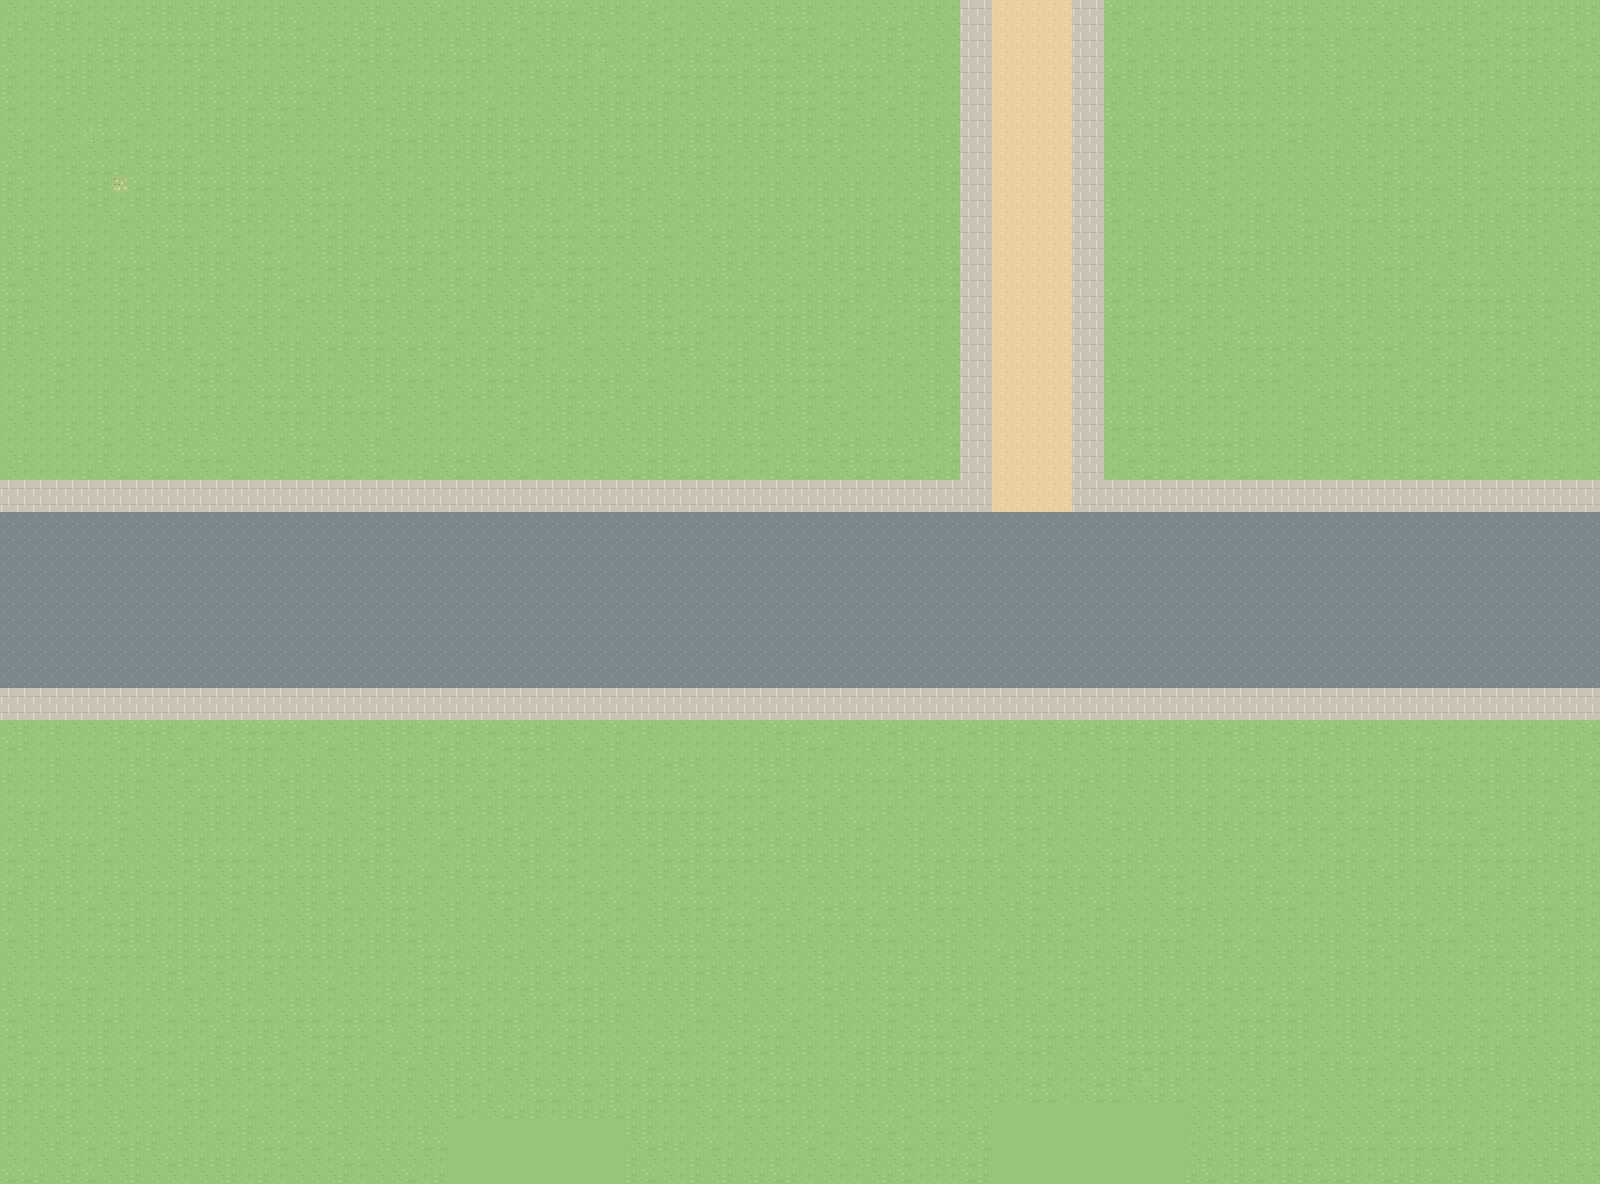

This is a level from a 2D game, rendered from its Tiled map with the project's own tilesets. A one-line summary and the map file follow, with tile-layer data summarised:
An orthogonal 100x74 tile map with 16x16 px tiles, 4 tile layers (Ground, Landscape, Roads, BuildingPads), 2 tilesets and 5 objects (4x scene_portal, spawn).

<map version="1.10" tiledversion="1.12.2" orientation="orthogonal" renderorder="right-down" width="100" height="74" tilewidth="16" tileheight="16" infinite="0" backgroundcolor="#95c679" nextlayerid="8" nextobjectid="102">
 <properties>
  <property name="ground_only" type="bool" value="true" />
  <property name="origin_anchor" value="含弘门通道中心为世界(0,0)" />
  <property name="player_sprite_height" type="int" value="48" />
  <property name="player_sprite_width" type="int" value="48" />
  <property name="scene_id" value="04" />
  <property name="scene_name" value="雕像花园与台阶" />
  <property name="scenery_collision_layer" value="not_added_yet" />
  <property name="tile_scale" type="int" value="16" />
  <property name="world_origin_x_px" type="int" value="-800" />
  <property name="world_origin_y_px" type="int" value="-2096" />
 </properties>
 <tileset firstgid="1" name="swu_terrain_16" tilewidth="16" tileheight="16" tilecount="320" columns="16">
  <image source="../assets/ground_tiles_16.png" width="256" height="320" />
 </tileset>
 <tileset firstgid="321" source="../assets/stone_stairs_seamless_16.tsx" />
 <layer id="1" name="Ground" width="100" height="74">
  <data>[7400 cells, 7296 non-empty, 4 distinct tile ids]</data>
 </layer>
 <layer id="2" name="Landscape" width="100" height="74">
  <data>[7400 cells, 131 non-empty, 4 distinct tile ids]</data>
 </layer>
 <layer id="3" name="Roads" width="100" height="74">
  <data>[7400 cells, 1770 non-empty, 3 distinct tile ids]</data>
 </layer>
 <layer id="4" name="BuildingPads" width="100" height="74">
  <data>[7400 cells, 1 non-empty, 1 distinct tile ids]</data>
 </layer>
 <objectgroup color="#d9b768" id="5" name="BuildingSlots" />
 <objectgroup color="#4ca3d9" id="6" name="Portals" visible="0">
  <object id="4" name="exit_south" type="scene_portal" x="768" y="1120" width="64" height="64">
   <properties>
    <property name="direction" value="south" />
    <property name="enabled" type="bool" value="true" />
    <property name="spawn_x_px" type="int" value="800" />
    <property name="spawn_y_px" type="int" value="112" />
    <property name="target_portal" value="exit_north" />
    <property name="target_scene" value="00" />
    <property name="trigger" value="cross_map_edge" />
   </properties>
  </object>
  <object id="100" name="exit_south" type="scene_portal" x="1024" y="1120" width="128" height="64">
   <properties>
    <property name="direction" value="south" />
    <property name="enabled" type="bool" value="true" />
    <property name="spawn_x_px" type="int" value="800" />
    <property name="spawn_y_px" type="int" value="112" />
    <property name="target_portal" value="exit_north" />
    <property name="target_scene" value="00" />
    <property name="trigger" value="cross_map_edge" />
   </properties>
  </object>
  <object id="101" name="exit_south" type="scene_portal" x="480" y="1120" width="112" height="64">
   <properties>
    <property name="direction" value="south" />
    <property name="enabled" type="bool" value="true" />
    <property name="spawn_x_px" type="int" value="800" />
    <property name="spawn_y_px" type="int" value="112" />
    <property name="target_portal" value="exit_north" />
    <property name="target_scene" value="00" />
    <property name="trigger" value="cross_map_edge" />
   </properties>
  </object>
  <object id="5" name="exit_north" type="scene_portal" x="672" y="0" width="272" height="64">
   <properties>
    <property name="direction" value="north" />
    <property name="enabled" type="bool" value="true" />
    <property name="spawn_x_px" type="int" value="800" />
    <property name="spawn_y_px" type="int" value="1056" />
    <property name="target_portal" value="exit_south" />
    <property name="target_scene" value="05" />
    <property name="trigger" value="cross_map_edge" />
   </properties>
  </object>
 </objectgroup>
 <objectgroup color="#74b877" id="7" name="Spawn" visible="0">
  <object id="6" name="player_start" type="spawn" x="800" y="1056">
   <properties>
    <property name="feet_position" type="bool" value="true" />
    <property name="sprite_height" type="int" value="48" />
    <property name="sprite_width" type="int" value="48" />
   </properties>
  </object>
 </objectgroup>
</map>
